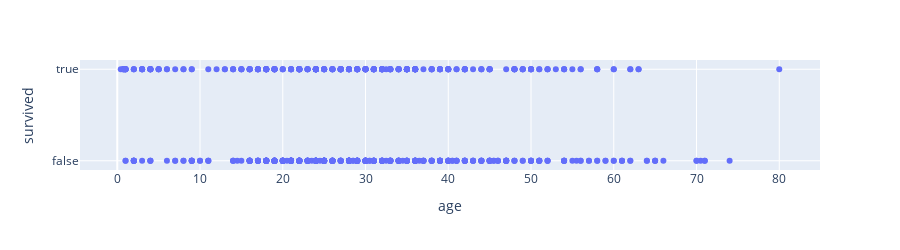

Notebook code for this chart:
### Markdown cell above
## ....

### Code cell
px.scatter(ti, x='age', y='survived', height=250)

### Figure 1 — Plotly figure (JSON) as saved in the notebook; plotly's stock layout.template omitted (floating-point values rounded to 4 significant figures; data arrays with more than 128 entries replaced by an {"elided": "..."} marker saying what was removed)
{"data": [{"hovertemplate": "age=%{x}<br>survived=%{y}<extra></extra>", "legendgroup": "", "marker": {"color": "#636efa", "symbol": "circle"}, "mode": "markers", "name": "", "orientation": "h", "showlegend": false, "type": "scatter", "x": {"elided": "891 float values"}, "xaxis": "x", "y": {"elided": "891 bool values"}, "yaxis": "y"}], "layout": {"height": 250, "legend": {"tracegroupgap": 0}, "margin": {"t": 60}, "xaxis": {"anchor": "y", "domain": [0, 1], "title": {"text": "age"}}, "yaxis": {"anchor": "x", "domain": [0, 1], "title": {"text": "survived"}}}}
